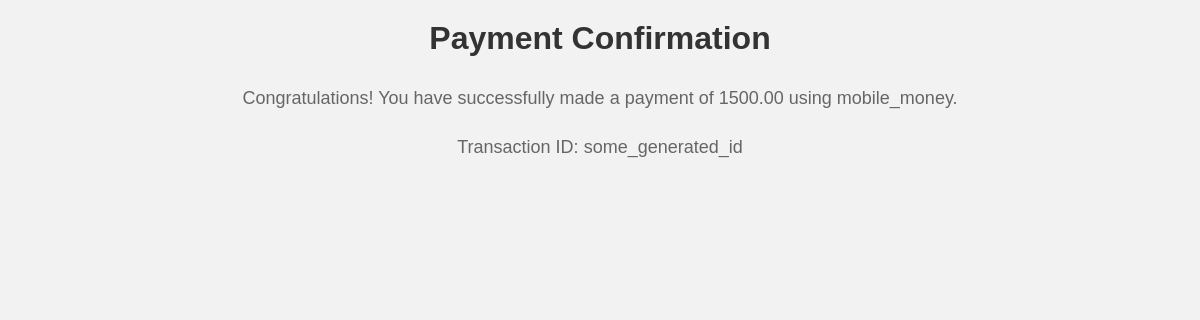
Screenshot of /payment/payment-confirmation/1/ (signed in) with the database file from the repository.
### payment/models.py (models this page shows, shortened)
class Payment(models.Model):
    user = models.ForeignKey(User, on_delete=models.CASCADE)
    amount = models.DecimalField(max_digits=10, decimal_places=2)
    payment_method = models.CharField(max_length=255)
    transaction_id = models.CharField(max_length=255)
    status = models.CharField(max_length=32)
    timestamp = models.DateTimeField(auto_now_add=True)

### payment/views.py (the view)
# urls.py: path('payment-confirmation/<int:payment_id>/', payment_confirmation, name='payment_confirmation'),
@login_required
def payment_confirmation(request, payment_id):
    payment = get_object_or_404(Payment, id=payment_id, user=request.user)
    return render(request, 'payment/payment_confirmation.html', {'payment': payment})

### templates/payment/payment_confirmation.html (shortened to what this page needs)
<!DOCTYPE html>
<html lang="en">
<head>
</head>
<body>
    <h1>Payment Confirmation</h1>
    <p>Congratulations! You have successfully made a payment of {{ payment.amount }} using {{ payment.payment_method }}.</p>
    <p>Transaction ID: {{ payment.transaction_id }}</p>
</body>
</html>

### templates/payment/payment_confirmation.html (style rules this page uses)
body { font-family: Arial, sans-serif; margin: 0; padding: 0; background-color: #f2f2f2; display: flex; flex-direction: column; align-items: center; text-align: center; min-height: 100vh; }
h1 { margin-top: 20px; color: #333; }
p { margin-top: 10px; color: #666; font-size: 18px; }

### rows the page displays
Payment: amount "1500.00", payment_method "mobile_money", transaction_id "some_generated_id"
